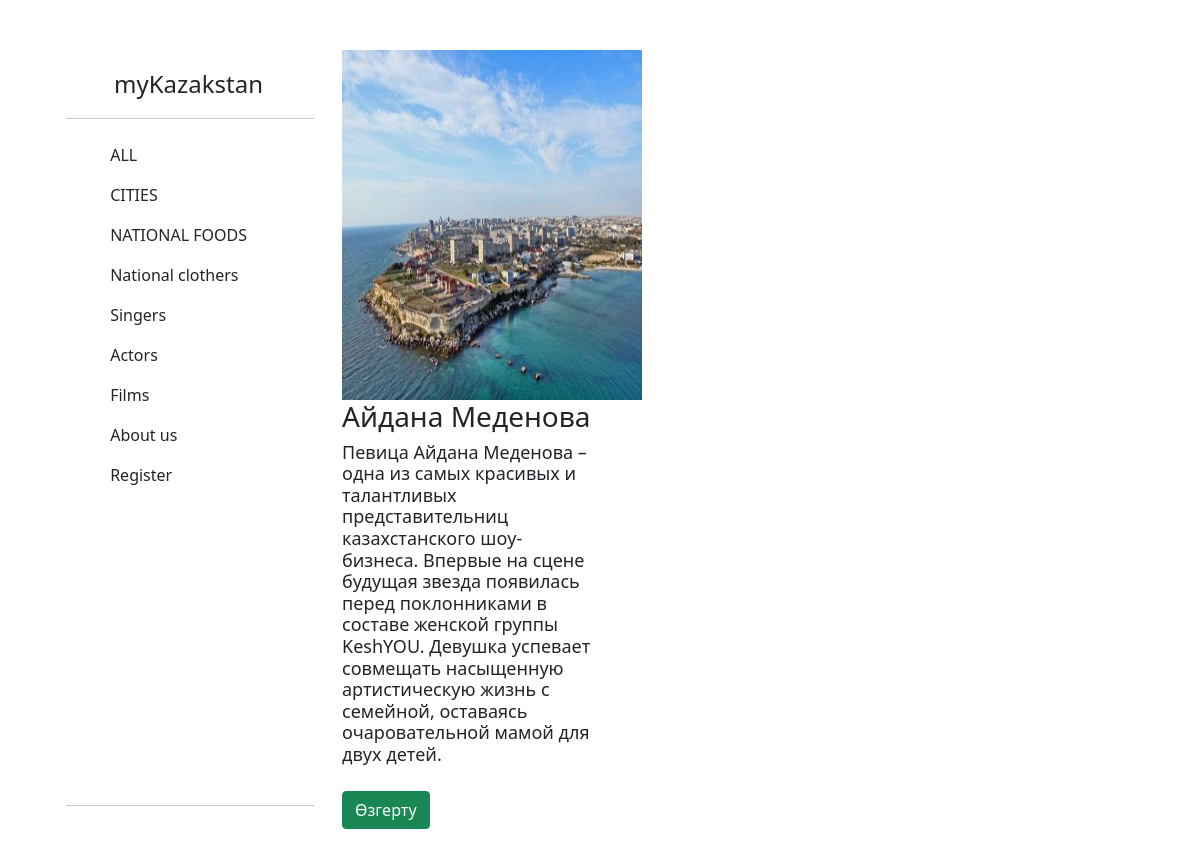
The app's page /singers/ with its own data.
### main/models.py (models this page shows, shortened)
class Singers(models.Model):
    song_name = models.CharField('Название', max_length=50)
    about = models.TextField('Описание', blank = True)

### main/views.py (the view)
# urls.py: path('singers/',views.singers),
def singers(request):
    singer = Singers.objects.all()
    return render(request,'main/singers.html', {"singer": singer})

### main/templates/main/singers.html (shortened to what this page needs)
{% extends   'main/create.html' %}
{% load static %}
{% block content %}
<h1>
   <div class="container">
      <div class="row">
         <div class="col-3 col-sm-4">
            <img  id = "image "src="{% static 'main/img/aktau.jpg' %}"/>
            {% for el in singer %}
            <h3>{{ el.song_name }}</h3>
            <p>{{ el.about }}</p>
             <a href="{% url 'news-detail' el.id %} "><button class="btn btn-success">Өзгерту</button></a>
             {% endfor %}
         </div>
      </div>
   </div>
</h1>
{% endblock content %}

### main/templates/main/create.html (shortened to what this page needs)
 <!DOCTYPE html>
<html>
    <head>
            {% load static %}
            <link rel="stylesheet" href="{% static 'main/css/style.css' %}">
            <link rel="stylesheet" href="https://cdn.jsdelivr.net/npm/bootstrap@5.1.3/dist/css/bootstrap.min.css">
     </head>
            <body>
                <div class = "circle">
               <div class="d-flex flex-column flex-shrink-0 p-3 " style="width: 280px;">
                    <a href="" class="d-flex align-items-center mb-3 mb-md-0 me-md-auto link-dark text-decoration-none">
                      <svg class="bi me-2" width="40" height="32"><use xlink:href="#bootstrap"></use></svg>
                      <span class="fs-4">myKazakstan</span>
                    </a>
                    <hr>
                    <ul class="nav nav-pills flex-column mb-auto">
                      <li class="nav-item">
                        <a href="/" class="nav-link link-dark" aria-current="page">
                          <svg class="bi me-2" width="16" height="16"></svg>
                           ALL
                        </a>
                      </li>
                      <li>
                        <a href="/home" class="nav-link link-dark">
                          <svg class="bi me-2" width="16" height="16"></svg>
                          CITIES
                        </a>
                      </li>
                      <li>
                        <a href="/about" class="nav-link link-dark">
                          <svg class="bi me-2" width="16" height="16"></svg>
                          NATIONAL FOODS
                        </a>
                      </li>
                      <li>
                        <a href="/menu" class="nav-link link-dark">
                          <svg class="bi me-2" width="16" height="16"></svg>
                          National clothers
                        </a>
                      </li>
                      <li>
                        <a href="/singers" class="nav-link link-dark">
                          <svg class="bi me-2" width="16" height="16"></svg>
                          Singers
                        </a>
                      </li>
                      <li>
                        <a href="/actors" class="nav-link link-dark">
                          <svg class="bi me-2" width="16" height="16"></svg>
                          Actors
                        </a>
                      </li>
                      <li>
                        <a href="/films" class="nav-link link-dark">
                          <svg class="bi me-2" width="16" height="16"></svg>
                          Films
                        </a>
                      </li>
                      <li>
                        <a href="/aboutus" class="nav-link link-dark">
                          <svg class="bi me-2" width="16" height="16"></svg>
                          About us
                        </a>
                      </li>
                      <li>
                        <a href="/register" class="nav-link link-dark">
                          <svg class="bi me-2" width="16" height="16"></svg>
                          Register
                        </a>
                      </li>
                    </ul>
                    <hr>
                </div>
  {% block content %} {% endblock %}
</div>
</body>
</html>

### main/static/main/css/style.css (style rules this page uses)
body { padding: 50px; line-height: 1.4; color: var(--dark); }
.circle { display: flex; }
.container img { width :300px; height : 350px; }
.container p { font-size :18px }
img { width: 100%; display: block; }
.container { margin: 0 auto; padding: 0 1.2rem; }

### records on screen
Singers: song_name "Айдана Меденова", about "Певица Айдана Меденова – одна из самых красивых и талантливых представительниц казахстанского шоу-бизнеса. Впервые на сцене будущая звезда появилась перед поклонниками в составе женской группы KeshYOU. Девушка успевает совмещать насыщенную артистическую жизнь с семейной, оставаясь очаровательной мамой для двух детей."
